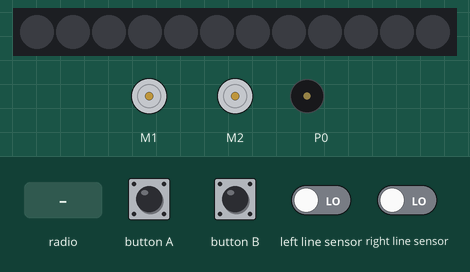
This program was run on a simulated BBC micro:bit (MakeCode). Shown: 2 × DC motor (green arrow = forward, orange = backward, longer = faster), 12 RGB LEDs in strip order, left to right, buzzer (waves = sounding). Inputs (shaded band) come from the test bench; at power-on: left line sensor LOW, right line sensor LOW. Dim RGB values are drawn brighter than linear.

Above: at 1.2 s.
1.3 s: button B pressed for 0.15 s
4.3 s: button A pressed for 0.15 s
7.4 s: left line sensor driven HIGH and right line sensor driven HIGH
At 8.2 s:
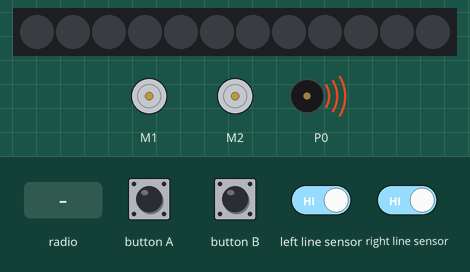
10.4 s: left line sensor driven LOW
At 12.3 s:
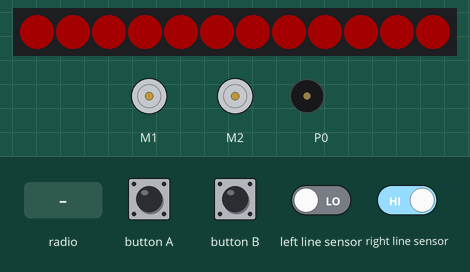
13.4 s: radio message "3" arrives
At 14.6 s:
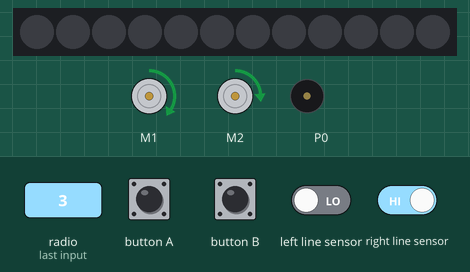
14.9 s: radio message "4" arrives
At 16.3 s:
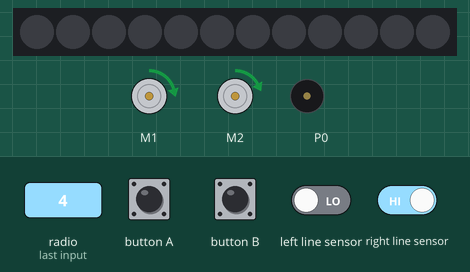
Timing chart, 0 to 17.4 s (numbered marks = the images above; inputs shaded):
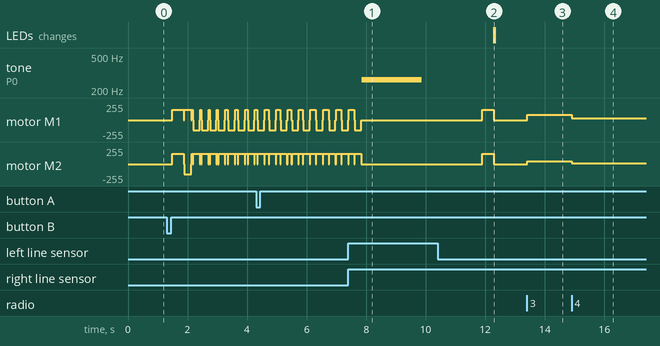

The program:

main.ts
```typescript
radio.onReceivedNumber(function (receivedNumber) {
    if (receivedNumber == 1) {
        wooweeewooweee = 0
    } else if (receivedNumber == 2) {
        bitbot.stop(BBStopMode.Coast)
    } else if (receivedNumber == 3) {
        stor_fart = 30
        liten_fart = 15
    } else if (receivedNumber == 4) {
        stor_fart = 10
        liten_fart = 5
    } else if (receivedNumber == 5) {
        if (ny_variabel == 1) {
            ny_variabel = 0
        } else {
            ny_variabel = 1
        }
    } else if (receivedNumber == 6) {
        wooweeewooweee = 0
    }
})
input.onButtonPressed(Button.A, function () {
    wooweeewooweee = 0
})
input.onButtonPressed(Button.B, function () {
    wooweeewooweee = 1
})
let fart = 0
let ny_variabel = 0
let liten_fart = 0
let stor_fart = 0
let wooweeewooweee = 0
bitbot.select_model(BBModel.XL)
let weeewooweeewoo = 40
basic.forever(function () {
    if (wooweeewooweee == 0) {
        if (bitbot.readLine(BBLineSensor.Left) == 1 && bitbot.readLine(BBLineSensor.Right) == 0) {
            bitbot.move(BBMotor.Left, BBDirection.Forward, liten_fart)
            bitbot.move(BBMotor.Right, BBDirection.Forward, stor_fart)
            bitbot.ledClear()
        } else if (bitbot.readLine(BBLineSensor.Right) == 1 && bitbot.readLine(BBLineSensor.Left) == 0) {
            bitbot.move(BBMotor.Left, BBDirection.Forward, stor_fart)
            bitbot.move(BBMotor.Right, BBDirection.Forward, liten_fart)
            bitbot.ledClear()
        } else if (bitbot.readLine(BBLineSensor.Right) == 1 && bitbot.readLine(BBLineSensor.Left) == 1) {
            if (ny_variabel == 0) {
                bitbot.stop(BBStopMode.Coast)
                music.play(music.stringPlayable("C C C C - - - - ", 120), music.PlaybackMode.UntilDone)
                bitbot.goms(BBDirection.Forward, 60, 400)
                bitbot.setLedColor(0xFF0000)
            }
        }
    } else if (wooweeewooweee == 1) {
        bitbot.goms(BBDirection.Forward, 60, 400)
        bitbot.rotatems(BBRobotDirection.Right, 60, 255)
        for (let index = 0; index < 4; index++) {
            fart += 50
            for (let index = 0; index < 4; index++) {
                bitbot.goms(BBDirection.Forward, 60, fart)
                bitbot.rotatems(BBRobotDirection.Left, 60, 230)
            }
        }
    }
})
```

test.ts
```typescript
// testene settes inn her; disse vil ikke kompilert så lenge denne pakken blir brukt som en utvidelse.
```

Measured:
- after the input at 7.4 s, tone on P0: silent → 262 Hz after 0.45 s, → silent 2.0 s later
- after the input at 10.4 s, tone on P0: stays silent (without the input it goes to 262 Hz after 1.9 s)
- after the input at 13.4 s, motor M1: stopped → forward 76/255 at once; motor M2: stopped → forward 38/255 at once
- after the input at 14.9 s, motor M1: forward 76/255 → forward 26/255 at once; motor M2: forward 38/255 → forward 13/255 at once
- by itself, motor M1: moves between backward 153/255 and forward 153/255, repeating every 0.38 s
- by itself, motor M2: repeats every 0.38 s: forward 153/255 0.21 s, stopped 0.02 s, forward 153/255 0.13 s, stopped 0.02 s
